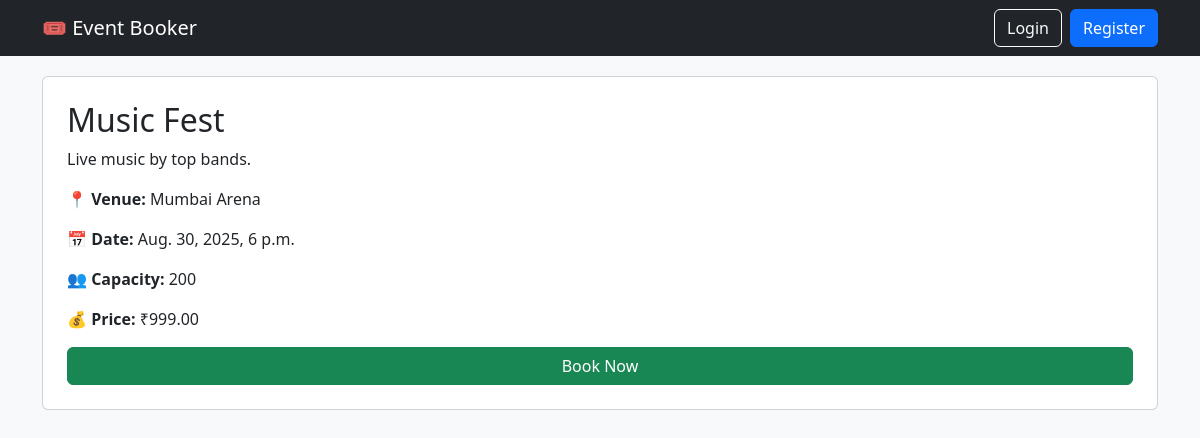
The app's page /events/2/ with its own data.
### events/models.py (models this page shows, shortened)
class Event(models.Model):
    title = models.CharField(max_length=200)
    description = models.TextField()
    venue = models.CharField(max_length=200)
    date_time = models.DateTimeField()
    capacity = models.IntegerField()
    price = models.DecimalField(max_digits=10, decimal_places=2, default=0.00)
    image = models.ImageField(upload_to='event_images/', blank=True, null=True)
    category = models.ForeignKey(Category, on_delete=models.SET_NULL, null=True, blank=True)
    created_by = models.ForeignKey(User, on_delete=models.CASCADE)

### events/views.py (the view)
# urls.py: path('events/<int:pk>/', views.event_detail, name='event_detail'),
def event_detail(request, pk):
    event = get_object_or_404(Event, pk=pk)
    return render(request, 'events/event_detail.html', {'event': event})

### templates/events/event_detail.html (shortened to what this page needs)
{% extends "base.html" %}
{% block content %}
<div class="card p-4">
    <h2>{{ event.title }}</h2>
    <p>{{ event.description }}</p>
    <p><b>📍 Venue:</b> {{ event.venue }}</p>
    <p><b>📅 Date:</b> {{ event.date_time }}</p>
    <p><b>👥 Capacity:</b> {{ event.capacity }}</p>
    <p><b>💰 Price:</b> ₹{{ event.price }}</p>
    <a href="{% url 'book_event' event.pk %}" class="btn btn-success">Book Now</a>
</div>
{% endblock %}

### templates/base.html (style rules this page uses)
body { background-color: #f8f9fa; }

### records on screen
Event: title "Music Fest", description "Live music by top bands.", venue "Mumbai Arena", date_time "Aug. 30, 2025, 6 p.m.", capacity "200", price "999.00"
